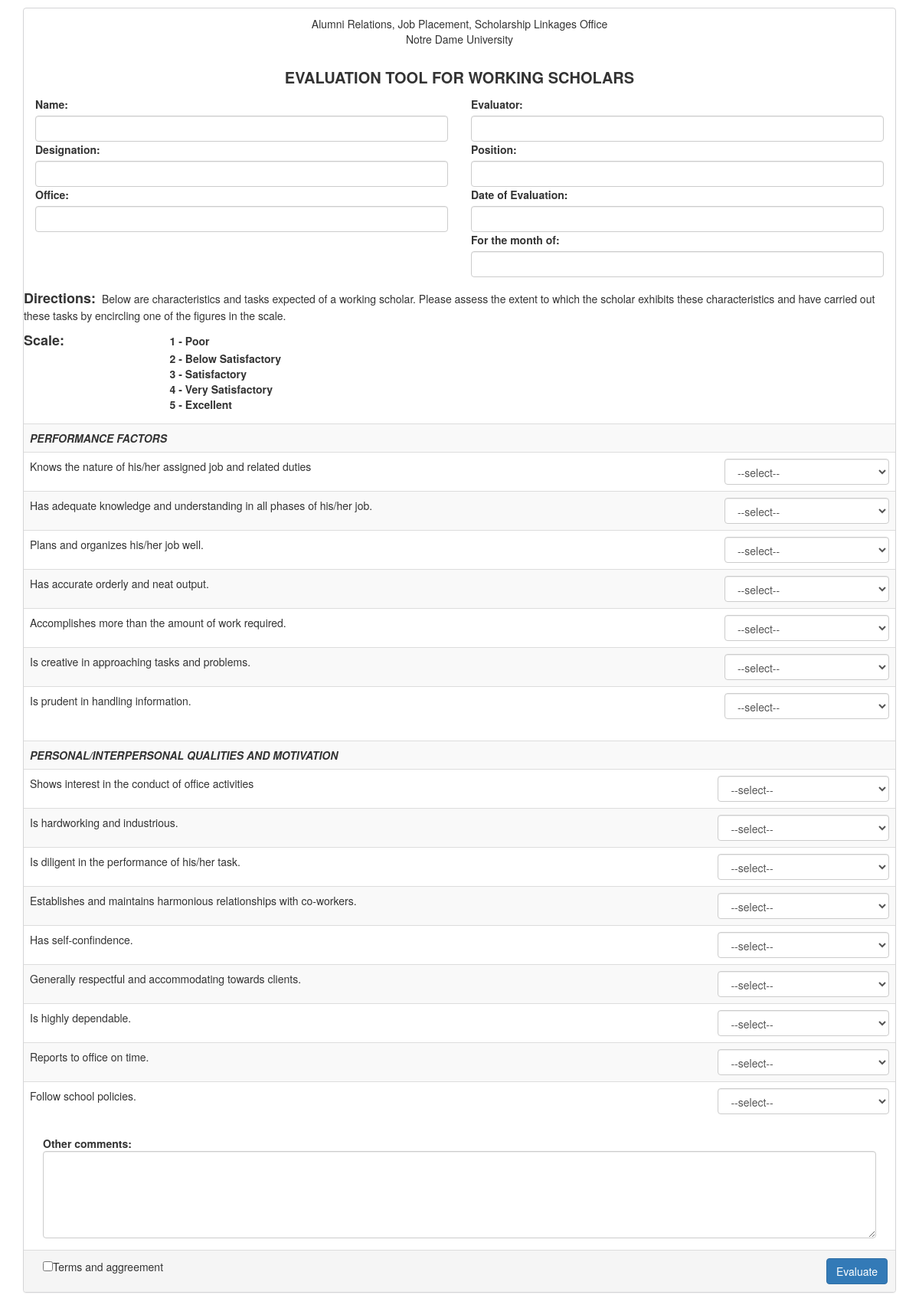
The app's page /evaluation_form.php with its own data.
### tables this page shows
CREATE TABLE `evaluation_tool` (
  `EVALUATION_TOOL_ID` int(10) NOT NULL,
  `EVALUATION_TYPE` int(5) NOT NULL,
  `CHARACTERISTIC` text NOT NULL
);

### evaluation_form.php (the view, shortened to what this page needs)
<?php
include_once 'connection.php';
?>
<!DOCTYPE html>
<html lang="en">
<head>
    <link rel="stylesheet" href="bootstrap/css/bootstrap.min.css"/>
</head>
<body>
    <div class="container">
        <form action="#" method="POST">
            <div class="panel" style="border: 1px solid #d4d4d6; margin-top: 10px;">
                <div class="panel-heading" style="text-align: center;">Alumni Relations, Job Placement, Scholarship Linkages Office<br>Notre Dame University</div>
                <div class="panel-body">
                    <p style="text-align:center; font-size: 20px;"><b>EVALUATION TOOL FOR WORKING SCHOLARS</b></p>
                    <div class="row">
                        <div class="col-md-6">
                            <label for="name">Name:</label>
                            <input type="text" name="name" id="name" class="form-control" required>
                        </div>
                        <div class="col-md-6">
                            <label for="evaluator">Evaluator:</label>
                            <input type="text" name="evaluator" id="evaluator" class="form-control" required>
                        </div>
                    </div>
                    <div class="row">
                        <div class="col-md-6">
                            <label for="designation">Designation:</label>
                            <input type="text" name="designation" id="designation" class="form-control" required>
                        </div>
                        <div class="col-md-6">
                            <label for="position">Position:</label>
                            <input type="text" name="position" id="position" class="form-control" required>
                        </div>
                    </div>
                    <div class="row">
                        <div class="col-md-6">
                            <label for="office">Office:</label>
                            <input type="text" name="office" id="office" class="form-control" required>
                        </div>
                        <div class="col-md-6">
                            <label for="date_of_evaluation">Date of Evaluation:</label>
                            <input type="text" name="date_of_evaluation" id="date_of_evaluation" class="form-control" required>
                        </div>
                    </div>
                    <div class="row">
                        <div class="col-md-6">
                        </div>
                        <div class="col-md-6">
                            <label for="month">For the month of:</label>
                            <input type="text" name="month" id="month" class="form-control" required>
                        </div>
                    </div>
                    <div class="row" style="margin-top:15px;">
                        <p><b style="font-size:18px;">Directions:</b>  &nbspBelow are characteristics and tasks expected of a working scholar. Please assess the extent
                        to which the scholar exhibits these characteristics and have carried out these tasks by encircling one of the figures in the scale.</p>
                    </div>
                    <div class="row">
                        <table>
                            <tr>
                                <td style="font-size: 18px; font-weight: bold;">Scale:</td>
                                <td class="col-md-5" style="font-weight:bold;">1  -  Poor</td>
                            </tr>
                            <tr>
                                <td></td>
                                <td class="col-md-6" style="font-weight:bold;">2 - Below Satisfactory</td>
                            </tr>
                            <tr>
                                <td></td>
                                <td class="col-md-6" style="font-weight:bold;">3 - Satisfactory</td>
                            </tr>
                            <tr>
                                <td></td>
                                <td class="col-md-6" style="font-weight:bold;">4 - Very Satisfactory</td>
                            </tr>
                            <tr>
                                <td></td>
                                <td class="col-md-6" style="font-weight:bold;">5 - Excellent</td>
                            </tr>
                        </table>
                    </div>
                    <div class="row" style="margin-top:15px;">
                    <?php
                    $sql = "SELECT * FROM evaluation_tool WHERE EVALUATION_TYPE = 1";
                    $query = mysqli_query($con, $sql);
                    $num_rows = mysqli_num_rows($query);
                    if($num_rows > 0){ ?>
                        <table class="table table-striped">
                            <tr>
                                <td><i><strong>PERFORMANCE FACTORS</strong></i></td>
                                <td></td>
                            </tr>
                <?php   while($row = mysqli_fetch_array($query)){
                            $result = $row['CHARACTERISTIC'];  ?>
                            <tr>
                                    <td><?php echo $result; ?></td>
                                    <td><select name="scale" id="scale" class="form-control" required>
                                        <option>--select--</option>
                                    </select></td>
                            </tr>
                <?php   }
                    }   ?>
                        </table>
        <?php    $sql = "SELECT * FROM evaluation_tool WHERE EVALUATION_TYPE = 2";
                    $query = mysqli_query($con, $sql);
                    $num_rows = mysqli_num_rows($query);
                    if($num_rows > 0){ ?>
                        <table class="table table-striped">
                            <tr>
                                <td><i><strong>PERSONAL/INTERPERSONAL QUALITIES AND MOTIVATION</strong></i></td>
                                <td></td>
                            </tr>
                <?php   while($row = mysqli_fetch_array($query)){
                            $result = $row['CHARACTERISTIC']; ?>
                            <tr>
                                <td><?php echo $result; ?></td>
                                <td><select name="scale" id="scale" class="form-control" required>
                                        <option>--select--</option>
                                    </select></td>
                            </tr>
                <?php   }
                    }    ?>
                        </table>
                    </div>
                    <div class="row" style="margin-left: 10px; margin-right: 10px;">
                        <strong>Other comments:</strong><textarea name="" id="" cols="30" rows="5" class="form-control"></textarea>
                    </div>
                </div>
                <div class="panel-footer">
                    <div class="row" style="margin-left: 10px;">
                        <input type="checkbox">Terms and aggreement
                        <button class="btn btn-primary" style="float: right; margin-right: 10px;">Evaluate</button>
                    </div>
                </div>
            </div>
        </form>
    </div>
</body>
</html>

### records on screen
evaluation_tool: CHARACTERISTIC "Knows the nature of his/her assigned job and related duties"
evaluation_tool: CHARACTERISTIC "Has adequate knowledge and understanding in all phases of his/her job."
evaluation_tool: CHARACTERISTIC "Plans and organizes his/her job well."
evaluation_tool: CHARACTERISTIC "Has accurate orderly and neat output."
evaluation_tool: CHARACTERISTIC "Accomplishes more than the amount of work required."
evaluation_tool: CHARACTERISTIC "Is creative in approaching tasks and problems."
evaluation_tool: CHARACTERISTIC "Is prudent in handling information."
evaluation_tool: CHARACTERISTIC "Shows interest in the conduct of office activities"
evaluation_tool: CHARACTERISTIC "Is hardworking and industrious."
evaluation_tool: CHARACTERISTIC "Is diligent in the performance of his/her task."
evaluation_tool: CHARACTERISTIC "Establishes and maintains harmonious relationships with co-workers."
evaluation_tool: CHARACTERISTIC "Has self-confindence."
evaluation_tool: CHARACTERISTIC "Generally respectful and accommodating towards clients."
evaluation_tool: CHARACTERISTIC "Is highly dependable."
evaluation_tool: CHARACTERISTIC "Reports to office on time."
evaluation_tool: CHARACTERISTIC "Follow school policies."
